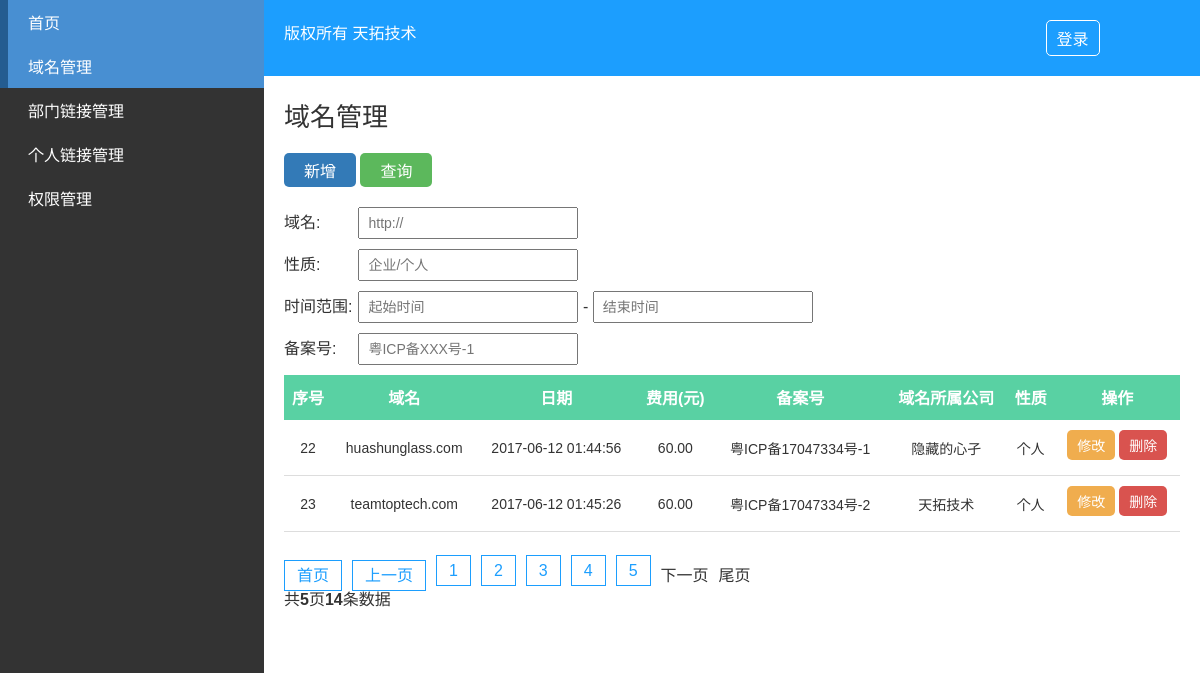
The app's page /domain.php?page=5 with its own data.
### tables this page shows
CREATE TABLE `domain` (
  `id` int(11) unsigned NOT NULL AUTO_INCREMENT,
  `domain` varchar(32) NOT NULL COMMENT '域名',
  `time` varchar(32) DEFAULT NULL COMMENT '时间',
  `money` float(8,2) DEFAULT '0.00' COMMENT '费用',
  `record_number` varchar(64) DEFAULT NULL COMMENT '备案号',
  `company` varchar(128) DEFAULT NULL COMMENT '公司',
  `nature` varchar(32) DEFAULT NULL COMMENT '性质',
  `status` tinyint(1) NOT NULL DEFAULT '1' COMMENT '是否显示',
  PRIMARY KEY (`id`)
);

### library/PDO_class.php (called while the page is built, shortened)
<?php
require_once COMMON_PATH . "common.php";
class server
{
	private $server;
	public function __construct($config = array())
	{
		if(empty($config)) {
			$config = [
				'host'     => DB_HOST,
				'dbname'   => DB_NAME,
				'username' => DB_USER,
				'password' => DB_PSW,
			];
		}
		$this->server = new PDO("mysql:host=$config[host];dbname=$config[dbname];charset=utf8", $config['username'], $config['password']);
		$this->server->query("set names utf8");
	}
	function select($table, $where = '', $join = '', $desc = '', $limit = '', $search_felid = '')
	{
		$ifwhere    = '';
		$order      = '';
		$desc_limit = '';
		if (! empty($limit)) {
			$desc_limit = "limit {$limit}";
		}
		if(empty($search_felid)) $search_felid = '*';
		$Model = $this->server->prepare("SELECT {$search_felid} FROM {$table} {$join} {$ifwhere} {$order} {$desc_limit}");
		$Model->execute();
		$m_data = $Model->fetchAll(2);
			return $m_data;
	}
	public function total($table, $where='') {
		try {
			$ifwhere    = '';
			$result = $this->server->query("SELECT COUNT(*) AS total FROM {$table} {$ifwhere}");
			if($result) {
				foreach ($result as $v) {
		    		$total = $v['total'];
		  		}
			}
	  		return $total ? (int)$total : 0;
  		} catch (PDOException $e) {
	      exit($e->getMessage());
	    }
	}
}
?>

### common/common.php (called while the page is built, shortened)
<?php
	function get_search_url() {
		$url_get = '';
		foreach ($_GET as $key => $value) {
			if($key == 'page') continue;
			$url_get .= '&'. $key . '=' . $value;
		}
		return $url_get;
	}

### domain.php (the view, shortened to what this page needs)
<?php
require_once CLASS_PATH  . "PDO_class.php";
require_once COMMON_PATH . "common.php";
require_once CLASS_PATH  . 'page_class.php';
$pdo = new server();
$where = '';
if ($_GET) {
	$where = $where ? rtrim($where, ' AND') : '';
}
$count    = $pdo->total('domain', $where);
$now_page = intval($_GET['page']) ? intval($_GET['page']) : 1;
$offset   = PAGE_NUM * ($now_page - 1);
$arrData =  $pdo->select('domain', $where, '', '', "$offset," . PAGE_NUM);
?>
<!DOCTYPE html>
<html lang="en">
<head>
	<link rel="stylesheet" type="text/css" href="css/font/iconfont.css">
	<link rel="stylesheet" type="text/css" href="css/main.css">
</head>
<body>
	<div class="container clear">
		<?php require ('sidebar.php');?>
		<div class="container-right">
			<?php require ('header.php');?>
			<div class="main">
				<h2>域名管理</h2>
				<div class="operate">
					<a href="#" class="btn add">新增</a>
					<a href="javascript:document.search.submit()" class="btn search">查询</a>
				</div>
				<form action="#" class="searchForm" method="GET" name="search">
					<div class="entry">
						<label>域名:</label>
						<input type="text" name="domain" placeholder="http://">
					</div>
					<div class="entry">
						<label>性质:</label>
						<input type="text" name="nature" placeholder="企业/个人">
					</div>
					<div class="entry">
						<label>时间范围:</label>
						<input type="text" name="start_time" placeholder="起始时间"  onClick="WdatePicker()"> -
						<input name="end_time" placeholder="结束时间"  type="text" onClick="WdatePicker()">
					</div>
					<div class="entry">
						<label>备案号:</label>
						<input type="text" name="record_number" placeholder="粤ICP备XXX号-1">
					</div>
				</form>
				<div class="table">
					<table>
						<thead>
							<tr>
								<th>序号</th>
								<th>域名</th>
								<th>日期</th>
								<th>费用(元)</th>
								<th>备案号</th>
								<th>域名所属公司</th>
								<th>性质</th>
								<th>操作</th>
							</tr>
						</thead>
						<tbody>
							<?php if($arrData || $arrData[0]) { foreach ($arrData as $key => $value){ ?>
								<tr>
									<td><?php echo $value['id'] ?></td>
									<td><?php echo $value['domain'] ?></td>
									<td><?php echo date('Y-m-d H:i:s', $value['time']) ?></td>
									<td><?php echo $value['money'] ?></td>
									<td><?php echo $value['record_number'] ?></td>
									<td><?php echo $value['company'] ?></td>
									<td><?php echo $value['nature'] ?></td>
									<td>
										<a href="#" class="btn modify" id="" onclick="modify(<?php echo $value['id'] ?>)">修改</a>
										<a href="#" class="btn delete" onclick="delete_by_id(<?php echo $value['id'] ?>, 'domain')">删除</a>
									</td>
								</tr>
							<?php } } ?>
						</tbody>
					</table>
					<div class="paginate">
						<ul class="clear">
						<?php if ($count > PAGE_NUM){
							$objPage  = new page($count, PAGE_NUM, $now_page, '?page={page}' . get_search_url());
							echo $objPage->myde_write();
							}  ?>
						</ul>
					</div>
				</div>
			</div>
		</div>
	</div>
</body>
</html>

### css/main.css (style rules this page uses)
* { padding: 0; margin: 0; }
body { font-family: '微软雅黑', Arial, 'sans-serif' }
a:hover, a:link, a:visited, a:active { text-decoration: none; color: #fff; }
h2 { font-size: 26px; font-weight: lighter; padding-bottom: 20px; }
input { height: 28px; font-family: '微软雅黑', Arial, 'sans-serif'; font-size: 14px; line-height: 28px; padding: 0 8px; min-width: 200px; }
.clear { content: ''; display: table; clear: both; }
.btn { display: inline-block; padding: 5px 10px; background: #1c9efe; color: #fff; border-radius: 5px; transition: all .5s; -webkit-transition: all .5s; -o-transition: all .5s; }
.btn.add { background: #337ab7; }
.btn.modify { background: #f0ad4e; margin-bottom: 5px; }
.btn.search { background: #5cb85c; }
.btn.delete { background: #d9534f; }
.container { width: 100%; }
.container-right { position: relative; float: right; width: 78%; background: #fff; color: #333; }
.main { padding: 20px; }
table { width: 100%; border-collapse: collapse; }
table thead { background: #59d1a3; color: #fff; }
table tbody tr { transition: all .5s; -webkit-transition: all .5s; -o-transition: all .5s; }
table td, table th { padding: 10px 5px; text-align: center; }
table td { border-bottom: 1px solid #ddd; font-size: 14px; word-wrap:break-word; }
table th { border-bottom: 1px solid #59d1a3; }
.operate { padding-bottom: 20px; }
.operate a { display: inline-block; padding: 5px 20px; }
form .entry { padding-bottom: 10px; }
form .entry label { display: inline-block; min-width: 70px; }
.paginate { margin: 30px 0 15px; }

### records on screen
domain: id "22", domain "huashunglass.com", time "2017-06-12 01:44:56", money "60.00", record_number "粤ICP备17047334号-1", company "隐藏的心孑", nature "个人"
domain: id "23", domain "teamtoptech.com", time "2017-06-12 01:45:26", money "60.00", record_number "粤ICP备17047334号-2", company "天拓技术", nature "个人"

### other values on screen
$this->myde_page_count "5"
$this->myde_total "14"
